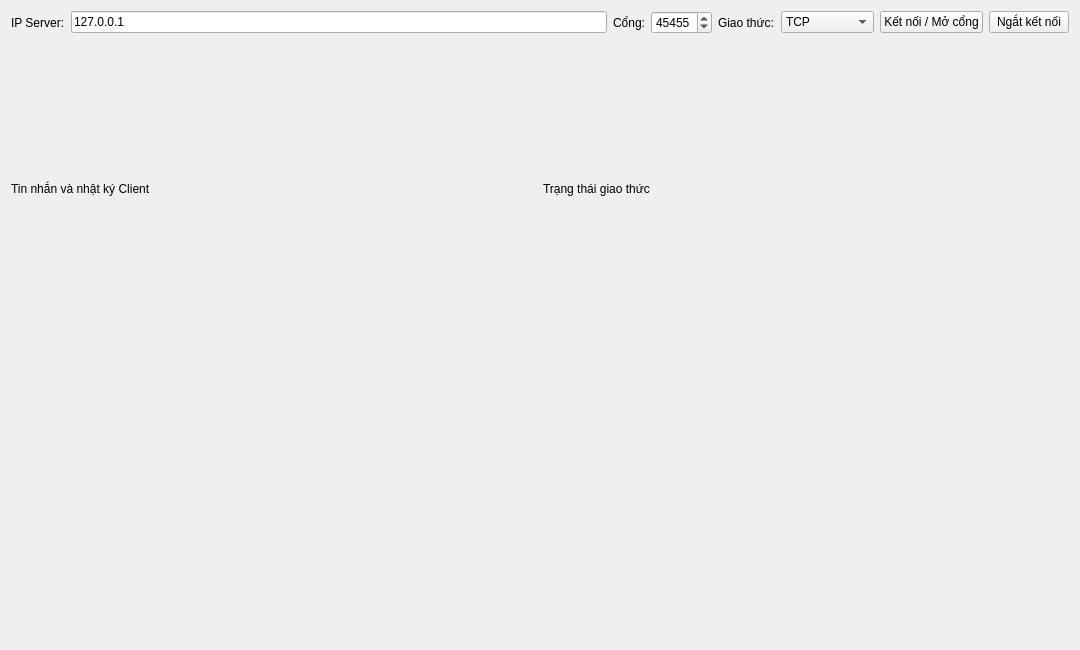
<?xml version="1.0" encoding="UTF-8"?>
<ui version="4.0"><class>ClientWindow</class><widget class="QWidget" name="ClientWindow"><property name="geometry"><rect><x>0</x><y>0</y><width>1080</width><height>650</height></rect></property><property name="windowTitle"><string>Network Client - TCP / UDP / WebSocket</string></property><layout class="QVBoxLayout" name="mainLayout"><item><layout class="QHBoxLayout" name="connectControls"><item><widget class="QLabel" name="ipLabel"><property name="text"><string>IP Server:</string></property></widget></item><item><widget class="QLineEdit" name="serverIp"><property name="text"><string>127.0.0.1</string></property></widget></item><item><widget class="QLabel" name="portLabel"><property name="text"><string>Cổng:</string></property></widget></item><item><widget class="QSpinBox" name="serverPort"><property name="minimum"><number>1</number></property><property name="maximum"><number>65535</number></property><property name="value"><number>45455</number></property></widget></item><item><widget class="QLabel" name="protocolLabel"><property name="text"><string>Giao thức:</string></property></widget></item><item><widget class="QComboBox" name="protocolBox"><item><property name="text"><string>TCP</string></property></item><item><property name="text"><string>UDP</string></property></item><item><property name="text"><string>WebSocket</string></property></item></widget></item><item><widget class="QPushButton" name="connectButton"><property name="text"><string>Kết nối / Mở cổng</string></property></widget></item><item><widget class="QPushButton" name="disconnectButton"><property name="text"><string>Ngắt kết nối</string></property></widget></item></layout></item><item><layout class="QHBoxLayout" name="clientBody"><item><layout class="QVBoxLayout" name="conversation"><item><widget class="QLabel" name="messageLabel"><property name="text"><string>Tin nhắn và nhật ký Client</string></property></widget></item><item><widget class="QWidget" name="messageHost" native="true"><property name="minimumSize"><size><width>220</width><height>120</height></size></property></widget></item></layout></item><item><layout class="QVBoxLayout" name="rightPane"><item><widget class="QLabel" name="statusLabel"><property name="text"><string>Trạng thái giao thức</string></property></widget></item><item><widget class="QWidget" name="statusHost" native="true"><property name="minimumSize"><size><width>220</width><height>120</height></size></property></widget></item></layout></item></layout></item></layout></widget><resources/><connections/></ui>
